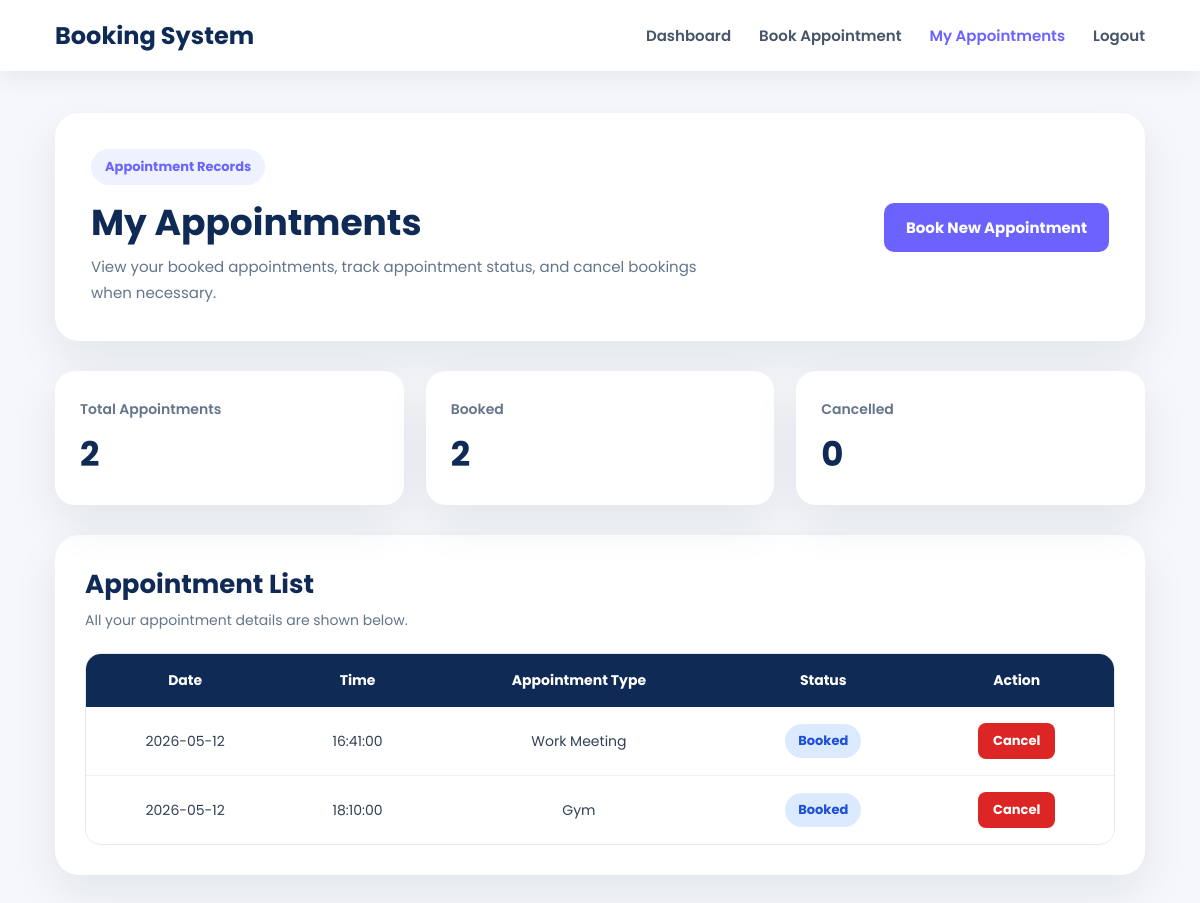
The page /myappointment.php (signed in) on the database its author committed.
### tables this page shows
CREATE TABLE `appointments` (
  `id` int(11) NOT NULL,
  `user_id` int(11) NOT NULL,
  `appointment_date` date NOT NULL,
  `appointment_time` time NOT NULL,
  `reason` varchar(255) NOT NULL,
  `status` varchar(20) DEFAULT 'Booked',
  `created_at` timestamp NOT NULL DEFAULT current_timestamp()
);

### myappointment.php (the view, shortened to what this page needs)
<?php
include "config/db.php";
$user_id = $_SESSION['user_id'];
$sql = "SELECT * FROM appointments
        WHERE user_id = '$user_id'
        ORDER BY appointment_date ASC, appointment_time ASC";
$result = mysqli_query($conn, $sql);
$total_query = mysqli_query($conn, "SELECT COUNT(*) AS total FROM appointments WHERE user_id = '$user_id'");
$total_row = mysqli_fetch_assoc($total_query);
$booked_query = mysqli_query($conn, "SELECT COUNT(*) AS booked FROM appointments WHERE user_id = '$user_id' AND status = 'Booked'");
$booked_row = mysqli_fetch_assoc($booked_query);
$cancelled_query = mysqli_query($conn, "SELECT COUNT(*) AS cancelled FROM appointments WHERE user_id = '$user_id' AND status = 'Cancelled'");
$cancelled_row = mysqli_fetch_assoc($cancelled_query);
?>
<!DOCTYPE html>
<html>
<head>
    <link rel="stylesheet" href="css/style.css?v=10">
</head>
<body>
<nav class="navbar">
    <h2>Booking System</h2>
    <div>
        <a href="dashboard.php">Dashboard</a>
        <a href="bookappointment.php">Book Appointment</a>
        <a href="myappointment.php" class="active-link">My Appointments</a>
        <a href="logout.php">Logout</a>
    </div>
</nav>
<main class="appointments-page">
    <section class="appointments-header">
        <div>
            <span class="appointments-label">Appointment Records</span>
            <h1>My Appointments</h1>
            <p>View your booked appointments, track appointment status, and cancel bookings when necessary.</p>
        </div>
        <a href="bookappointment.php" class="appointments-action-btn">Book New Appointment</a>
    </section>
    <section class="appointments-summary">
        <div class="summary-box">
            <span>Total Appointments</span>
            <h3><?php echo $total_row['total']; ?></h3>
        </div>
        <div class="summary-box">
            <span>Booked</span>
            <h3><?php echo $booked_row['booked']; ?></h3>
        </div>
        <div class="summary-box">
            <span>Cancelled</span>
            <h3><?php echo $cancelled_row['cancelled']; ?></h3>
        </div>
    </section>
    <section class="appointments-table-card">
        <div class="table-title">
            <h2>Appointment List</h2>
            <p>All your appointment details are shown below.</p>
        </div>
        <div class="table-wrapper">
            <table>
                <tr>
                    <th>Date</th>
                    <th>Time</th>
                    <th>Appointment Type</th>
                    <th>Status</th>
                    <th>Action</th>
                </tr>
                <?php if (mysqli_num_rows($result) > 0): ?>
                    <?php while ($row = mysqli_fetch_assoc($result)): ?>
                        <tr>
                            <td><?php echo $row['appointment_date']; ?></td>
                            <td><?php echo $row['appointment_time']; ?></td>
                            <td><?php echo $row['reason']; ?></td>
                            <td>
                                <?php if ($row['status'] == "Booked"): ?>
                                    <span class="status-badge booked-badge">Booked</span>
                                <?php else: ?>
                                    <span class="status-badge cancelled-badge">Cancelled</span>
                                <?php endif; ?>
                            </td>
                            <td>
                                <?php if ($row['status'] == "Booked"): ?>
                                    <a
                                        href="cancel_appointment.php?id=<?php echo $row['id']; ?>"
                                        class="cancel-btn"
                                        onclick="return confirm('Are you sure you want to cancel this appointment?')"
                                    >
                                        Cancel
                                    </a>
                                <?php else: ?>
                                    <span class="cancelled-text">Cancelled</span>
                                <?php endif; ?>
                            </td>
                        </tr>
                    <?php endwhile; ?>
                <?php endif; ?>
            </table>
        </div>
    </section>
</main>
</body>
</html>

### css/style.css (style rules this page uses)
* { margin: 0; padding: 0; box-sizing: border-box; }
body { font-family: "Poppins", sans-serif; background: #f5f7fb; color: #1f2937; }
.navbar { width: 100%; background: #ffffff; padding: 18px 55px; display: flex; align-items: center; justify-content: space-between; box-shadow: 0 8px 25px rgba(15, 23, 42, 0.06); position: sticky; top: 0; z-index: 10; }
.navbar h2 { color: #102a56; font-size: 24px; font-weight: 700; }
.navbar div { display: flex; align-items: center; gap: 28px; }
.navbar a { color: #475569; text-decoration: none; font-size: 15px; font-weight: 600; transition: 0.25s ease; }
.navbar a:hover, .navbar .active-link { color: #6c63ff; }
.appointments-page { min-height: calc(100vh - 76px); background: #f5f7fb; padding: 42px 55px 60px; }
.appointments-header { background: #ffffff; border-radius: 24px; padding: 36px; box-shadow: 0 18px 45px rgba(15, 23, 42, 0.08); display: flex; justify-content: space-between; align-items: center; gap: 24px; margin-bottom: 30px; }
.appointments-label { display: inline-block; background: #eef2ff; color: #6c63ff; padding: 8px 14px; border-radius: 999px; font-size: 13px; font-weight: 700; margin-bottom: 16px; }
.appointments-header h1 { color: #102a56; font-size: 36px; line-height: 1.2; margin-bottom: 10px; }
.appointments-header p { color: #64748b; font-size: 15px; line-height: 1.7; max-width: 650px; }
.appointments-action-btn { white-space: nowrap; text-decoration: none; background: #6c63ff; color: white; padding: 13px 22px; border-radius: 10px; font-size: 15px; font-weight: 700; transition: 0.25s ease; }
.appointments-summary { display: grid; grid-template-columns: repeat(3, 1fr); gap: 22px; margin-bottom: 30px; }
.summary-box { background: #ffffff; border-radius: 20px; padding: 25px; box-shadow: 0 18px 45px rgba(15, 23, 42, 0.08); }
.summary-box span { color: #64748b; font-size: 14px; font-weight: 600; }
.summary-box h3 { color: #102a56; font-size: 34px; margin-top: 8px; }
.appointments-table-card { background: #ffffff; border-radius: 24px; padding: 30px; box-shadow: 0 18px 45px rgba(15, 23, 42, 0.08); }
.table-title { margin-bottom: 22px; }
.table-title h2 { color: #102a56; font-size: 26px; margin-bottom: 6px; }
.table-title p { color: #64748b; font-size: 14px; }
.table-wrapper { width: 100%; overflow-x: auto; border-radius: 16px; border: 1px solid #e2e8f0; }
.table-wrapper table { width: 100%; border-collapse: collapse; background: #ffffff; }
.table-wrapper th { background: #102a56; color: #ffffff; padding: 16px; text-align: center; font-size: 14px; font-weight: 700; }
.table-wrapper td { padding: 16px; border-bottom: 1px solid #edf2f7; text-align: center; font-size: 14px; color: #334155; }
.table-wrapper tr:last-child td { border-bottom: none; }
.status-badge { display: inline-block; padding: 7px 13px; border-radius: 999px; font-size: 13px; font-weight: 700; }
.booked-badge { background: #dbeafe; color: #1d4ed8; }
.cancel-btn { display: inline-block; background: #dc2626; color: #ffffff; padding: 8px 15px; border-radius: 8px; text-decoration: none; font-size: 13px; font-weight: 700; transition: 0.25s ease; }

### rows shown on the page
appointments: appointment_date "2026-05-12", appointment_time "16:41:00", reason "Work Meeting", status "Booked"
appointments: appointment_date "2026-05-12", appointment_time "18:10:00", reason "Gym", status "Booked"

### other values the page prints
$total_row['total'] "2"
$booked_row['booked'] "2"
$cancelled_row['cancelled'] "0"
